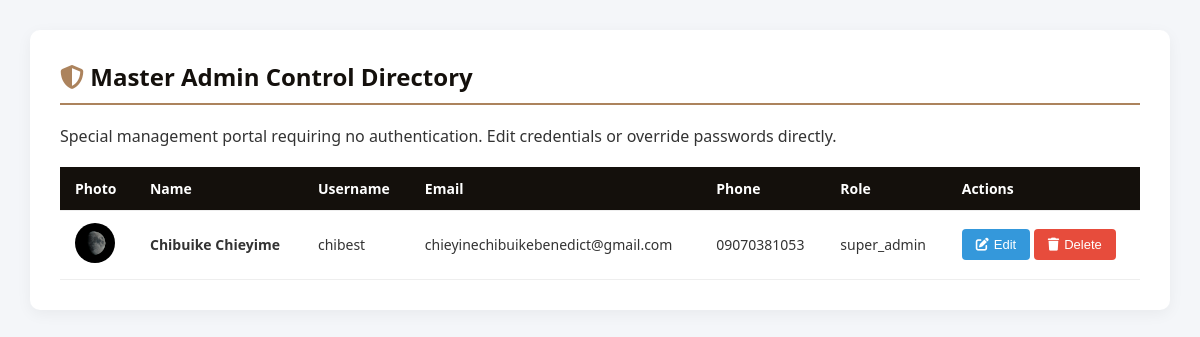
/super-mgmt-x9q2-control-panel-77m, run on the app's committed database.
### app.py (models this page shows, shortened)
class AdminLaw(db.Model):
    __tablename__ = "adminlaws"
    id = db.Column(db.Integer, primary_key=True)
    first_name = db.Column(db.String(100), nullable=False)
    last_name = db.Column(db.String(100), nullable=False)
    email = db.Column(db.String(150), unique=True, nullable=False)
    phone = db.Column(db.String(30), nullable=False)
    username = db.Column(db.String(80), unique=True, nullable=False)
    role = db.Column(db.String(50), nullable=False)
    details = db.Column(db.Text, nullable=False)
    password_hash = db.Column(db.String(255), nullable=False)
    profile_picture = db.Column(db.String(255), nullable=False)
    created_at = db.Column(db.DateTime, default=datetime.utcnow)
    last_login = db.Column(db.DateTime, nullable=True)
    is_active = db.Column(db.Boolean, default=True)

### app.py (the view)
@app.route(f"/{SECRET_SUPER_ADMIN_PATH}", methods=["GET"])
def super_admin_control_panel():
    admins = AdminLaw.query.order_by(AdminLaw.created_at.desc()).all()
    return render_template(
        "super_admin_panel.html",
        admins=admins,
        SECRET_SUPER_ADMIN_PATH=SECRET_SUPER_ADMIN_PATH
    )

### templates/super_admin_panel.html (shortened to what this page needs)
<!DOCTYPE html>
<html lang="en">
<head>
  <link rel="stylesheet" href="https://cdnjs.cloudflare.com/ajax/libs/font-awesome/6.5.1/css/all.min.css">
</head>
<body>
<div class="container">
  <h2><i class="fa-solid fa-shield-halved" style="color: #ac835d;"></i> Master Admin Control Directory</h2>
  <p>Special management portal requiring no authentication. Edit credentials or override passwords directly.</p>
  <table>
    <thead>
      <tr>
        <th>Photo</th>
        <th>Name</th>
        <th>Username</th>
        <th>Email</th>
        <th>Phone</th>
        <th>Role</th>
        <th>Actions</th>
      </tr>
    </thead>
    <tbody>
      {% for a in admins %}
      <tr>
        <td>
          {% if a.profile_picture %}
            <img src="{{ url_for('static', filename=a.profile_picture) }}" class="avatar" alt="Avatar">
          {% else %}
            <img src="https://via.placeholder.com/40" class="avatar" alt="Avatar">
          {% endif %}
        </td>
        <td><strong>{{ a.first_name }} {{ a.last_name }}</strong></td>
        <td>{{ a.username }}</td>
        <td>{{ a.email }}</td>
        <td>{{ a.phone }}</td>
        <td>{{ a.role }}</td>
        <td>
          <button class="btn btn-edit" onclick="openEditModal('{{ a.id }}', '{{ a.first_name }}', '{{ a.last_name }}', '{{ a.email }}', '{{ a.phone }}', '{{ a.role }}', '{{ a.details }}')">
            <i class="fa-solid fa-pen-to-square"></i> Edit
          </button>
          <form action="/{{ SECRET_SUPER_ADMIN_PATH }}/delete/{{ a.id }}" method="POST" style="display:inline;" onsubmit="return confirm('Are you sure you want to delete this admin?');">
            <button type="submit" class="btn btn-delete"><i class="fa-solid fa-trash"></i> Delete</button>
          </form>
        </td>
      </tr>
      {% else %}
      <tr>
        <td colspan="7" style="text-align:center; color:#888; padding:30px;">No administrators found in the database.</td>
      </tr>
      {% endfor %}
    </tbody>
  </table>
</div>
</body>
</html>

### templates/super_admin_panel.html (style rules this page uses)
body { font-family: 'Segoe UI', Tahoma, Geneva, Verdana, sans-serif; background: #f4f6f9; margin: 0; padding: 30px; color: #333; }
.container { max-width: 1200px; margin: auto; background: #fff; padding: 30px; border-radius: 10px; box-shadow: 0 4px 15px rgba(0,0,0,0.05); }
h2 { margin-top: 0; color: #14100c; border-bottom: 2px solid #ac835d; padding-bottom: 10px; }
table { width: 100%; border-collapse: collapse; margin-top: 20px; }
th, td { padding: 12px 15px; text-align: left; border-bottom: 1px solid #eee; font-size: 14px; }
th { background: #14100c; color: #fff; }
img.avatar { width: 40px; height: 40px; border-radius: 50%; object-fit: cover; }
.btn { padding: 8px 14px; border: none; border-radius: 4px; cursor: pointer; font-size: 13px; font-weight: 500; text-decoration: none; display: inline-flex; align-items: center; gap: 5px; }
.btn-edit { background: #3498db; color: #fff; }
.btn-delete { background: #e74c3c; color: #fff; }

### data on the page
AdminLaw: profile_picture (picture), first_name "Chibuike", last_name "Chieyime", username "chibest", email "chieyinechibuikebenedict@gmail.com", phone "09070381053", role "super_admin"
